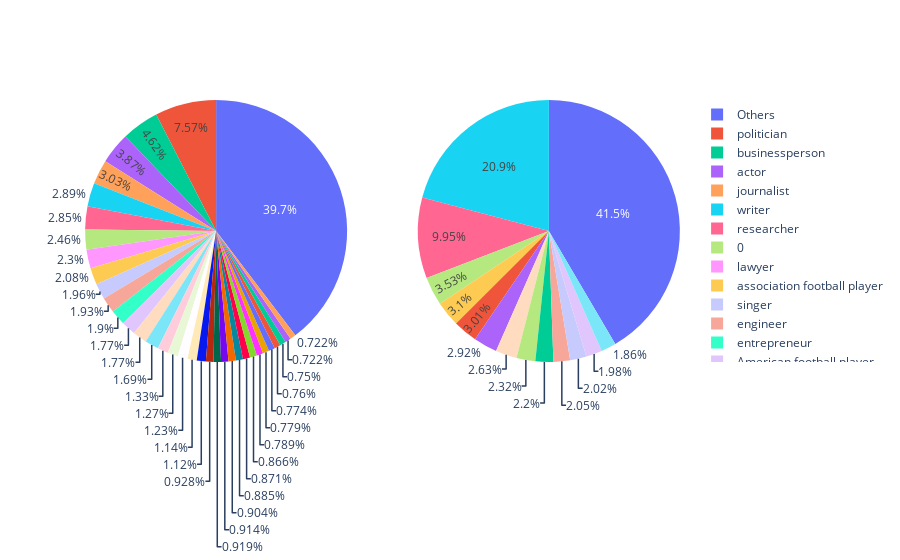

Notebook code cell kept with this figure:
### Markdown cell above
### PieChart
#### Occupations

### Code cell
# Tesla
df_t = df_tesla.explode('occupation_label').groupby(by='occupation_label').count().reset_index()
df_t.loc[df_t['date'] < 150, 'occupation_label'] = 'Others' 
# Chevrolet 
df_c = df_chevrolet.explode('occupation_label').groupby(by='occupation_label').count().reset_index()
df_c.loc[df_c['date'] < 100, 'occupation_label'] = 'Others'
fig = make_subplots(rows=1, cols=2, specs=[[{"type": "pie"}, {"type": "pie"}]])
fig.add_trace(go.Pie(labels=df_t.occupation_label, values=df_t.date),row=1, col=1)
fig.add_trace(go.Pie(labels=df_c.occupation_label, values=df_c.date),row=1, col=2)
fig.show()

### Figure 1 — Plotly figure (JSON) as saved in the notebook; plotly's stock layout.template omitted (floating-point values rounded to 4 significant figures; data arrays with more than 128 entries replaced by an {"elided": "..."} marker saying what was removed)
{"data": [{"domain": {"x": [0, 0.45], "y": [0, 1]}, "labels": {"elided": "803 mixed values"}, "type": "pie", "values": {"elided": "803 int values"}}, {"domain": {"x": [0.55, 1], "y": [0, 1]}, "labels": {"elided": "318 mixed values"}, "type": "pie", "values": {"elided": "318 int values"}}], "layout": {}}
